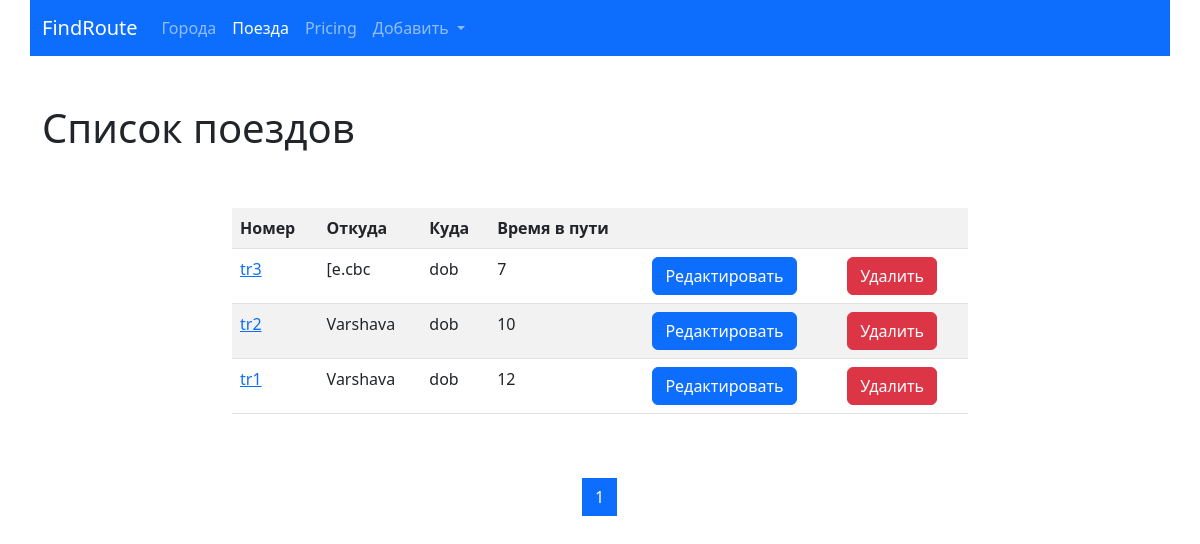
The page /trains/ on the database as committed earlier.
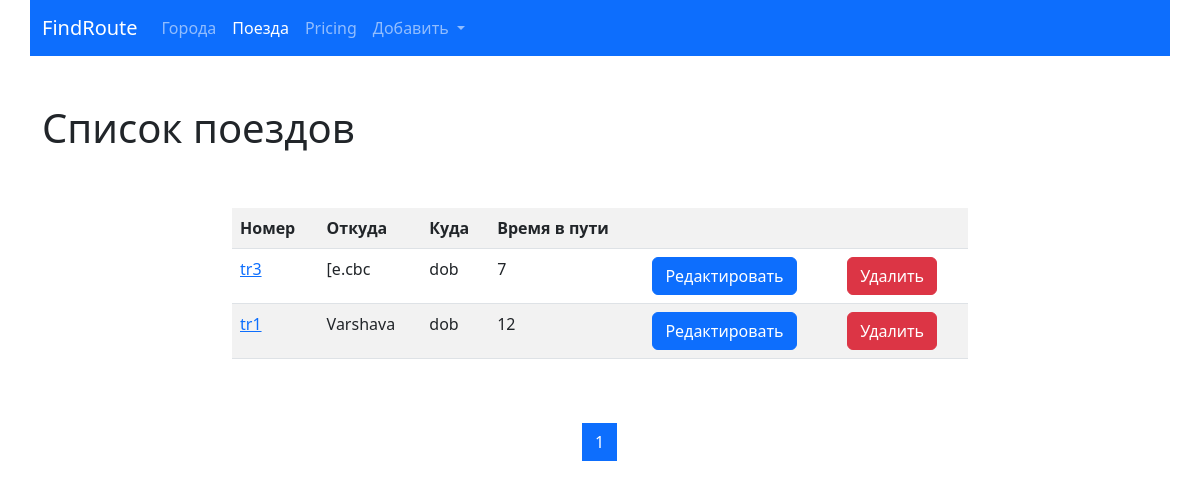
The same page on the database as committed later.
### trains/models.py (models this page shows, shortened)
class Train(models.Model):
    name = models.CharField(max_length=50, unique=True, verbose_name="Номер поезда")
    travel_time = models.PositiveSmallIntegerField(verbose_name='Время в пути')
    from_city = models.ForeignKey(City,on_delete=models.CASCADE,
                                  related_name='from_city_set',
                                  verbose_name='Из какого города'
                                  )
    to_city = models.ForeignKey('cities.City',on_delete=models.CASCADE,
                                  related_name='to_city_set',
                                  verbose_name='В какой город'
                                  )
    class Meta:
        verbose_name = 'Поезд'
        verbose_name_plural = 'Поезд'
        ordering = ['travel_time']

### cities/models.py (models this page shows, shortened)
class City(models.Model):
    name = models.CharField(max_length=150, unique=True, verbose_name='Город')
    def __str__(self):
        return self.name
    class Meta:
        verbose_name = 'Город'
        verbose_name_plural = 'Города'
        ordering = ['name']

### trains/views.py (the view)
# urls.py: path('', TrainListView.as_view(), name='home'),
class TrainListView(ListView):
    paginate_by = 3
    model = Train
    template_name = 'trains/home.html'

### trains/templates/trains/home.html (shortened to what this page needs)
{% extends 'base.html' %}
{% block content %}
<h1>Список поездов</h1>
<div class="row">
    <div class="col-md-8 mx-auto my-5">
        <table class="table table-striped">
            <tr>
                <th>Номер</th>
                <th>Откуда</th>
                <th>Куда</th>
                <th>Время в пути</th>
                <th>&nbsp;</th>
                <th>&nbsp;</th>
            </tr>
            {% for object in page_obj %}
            <tr>
                <td>
                     <a href="{% url 'trains:detail' pk=object.pk %}">{{ object.name }}</a>
                </td>
                <td>{{ object.from_city }}</td>
                <td>{{ object.to_city }}</td>
                <td>{{ object.travel_time }}</td>
                <td>
                    <a href="{% url 'trains:update' pk=object.pk %}">
                             <button type="submit" class="btn btn-primary">Редактировать</button></a>
     </td>
                <td>                    <a href="{% url 'trains:delete' pk=object.pk %}">
                             <button type="submit" class="btn btn-danger">Удалить</button></a>
</td>
            </tr>
        {% endfor %}
            </table>
    </div>
</div>
<nav aria-label="Page navigation example">
  <ul class="pagination justify-content-center">
      {% for page in page_obj.paginator.page_range%}
          <li class="page-item {% if page == page_obj.number %} active {% endif %}">
              <a class="page-link" href="?page={{page}}">
                  {{ page }}
              </a>
          </li>
      {% endfor %}
  </ul>
</nav>
{% endblock %}

Rows that differ between the two databases and show on the page:
removed Train: name "tr2", from_city "Varshava", to_city "dob", travel_time "10"
